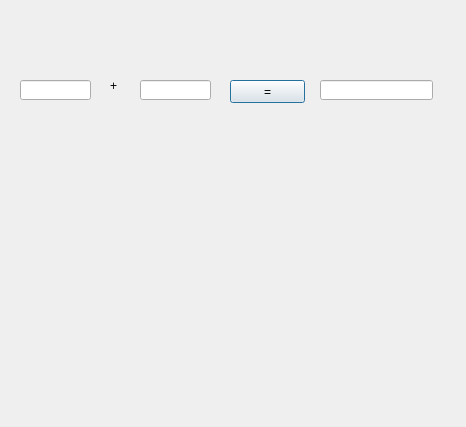
<?xml version="1.0" encoding="UTF-8"?>
<ui version="4.0">
 <class>Dialog</class>
 <widget class="QDialog" name="Dialog">
  <property name="geometry">
   <rect>
    <x>0</x>
    <y>0</y>
    <width>466</width>
    <height>427</height>
   </rect>
  </property>
  <property name="windowTitle">
   <string>Dialog</string>
  </property>
  <widget class="QLabel" name="lbl">
   <property name="geometry">
    <rect>
     <x>110</x>
     <y>80</y>
     <width>56</width>
     <height>12</height>
    </rect>
   </property>
   <property name="text">
    <string>+</string>
   </property>
  </widget>
  <widget class="QPushButton" name="pb">
   <property name="geometry">
    <rect>
     <x>230</x>
     <y>80</y>
     <width>75</width>
     <height>23</height>
    </rect>
   </property>
   <property name="text">
    <string>=</string>
   </property>
  </widget>
  <widget class="QLineEdit" name="le1">
   <property name="geometry">
    <rect>
     <x>20</x>
     <y>80</y>
     <width>71</width>
     <height>20</height>
    </rect>
   </property>
  </widget>
  <widget class="QLineEdit" name="le2">
   <property name="geometry">
    <rect>
     <x>140</x>
     <y>80</y>
     <width>71</width>
     <height>20</height>
    </rect>
   </property>
  </widget>
  <widget class="QLineEdit" name="le3">
   <property name="geometry">
    <rect>
     <x>320</x>
     <y>80</y>
     <width>113</width>
     <height>20</height>
    </rect>
   </property>
  </widget>
 </widget>
 <resources/>
 <connections/>
</ui>
